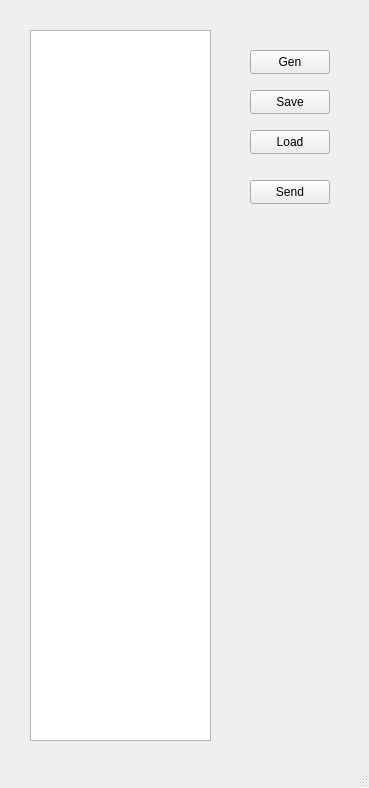
<?xml version="1.0" encoding="UTF-8"?>
<ui version="4.0">
 <class>MainWindow</class>
 <widget class="QMainWindow" name="MainWindow">
  <property name="geometry">
   <rect>
    <x>0</x>
    <y>0</y>
    <width>369</width>
    <height>788</height>
   </rect>
  </property>
  <property name="windowTitle">
   <string>Программа &quot;А&quot;</string>
  </property>
  <widget class="QWidget" name="centralWidget">
   <widget class="QListWidget" name="listWidget">
    <property name="geometry">
     <rect>
      <x>30</x>
      <y>30</y>
      <width>181</width>
      <height>711</height>
     </rect>
    </property>
   </widget>
   <widget class="QPushButton" name="genButton">
    <property name="enabled">
     <bool>true</bool>
    </property>
    <property name="geometry">
     <rect>
      <x>250</x>
      <y>50</y>
      <width>80</width>
      <height>24</height>
     </rect>
    </property>
    <property name="text">
     <string>Gen</string>
    </property>
   </widget>
   <widget class="QPushButton" name="loadButton">
    <property name="geometry">
     <rect>
      <x>250</x>
      <y>130</y>
      <width>80</width>
      <height>24</height>
     </rect>
    </property>
    <property name="text">
     <string>Load</string>
    </property>
   </widget>
   <widget class="QPushButton" name="saveButton">
    <property name="geometry">
     <rect>
      <x>250</x>
      <y>90</y>
      <width>80</width>
      <height>24</height>
     </rect>
    </property>
    <property name="text">
     <string>Save</string>
    </property>
   </widget>
   <widget class="QPushButton" name="sendButton">
    <property name="geometry">
     <rect>
      <x>250</x>
      <y>180</y>
      <width>80</width>
      <height>24</height>
     </rect>
    </property>
    <property name="text">
     <string>Send</string>
    </property>
   </widget>
  </widget>
  <widget class="QStatusBar" name="statusBar"/>
 </widget>
 <layoutdefault spacing="6" margin="11"/>
 <resources/>
 <connections/>
</ui>
